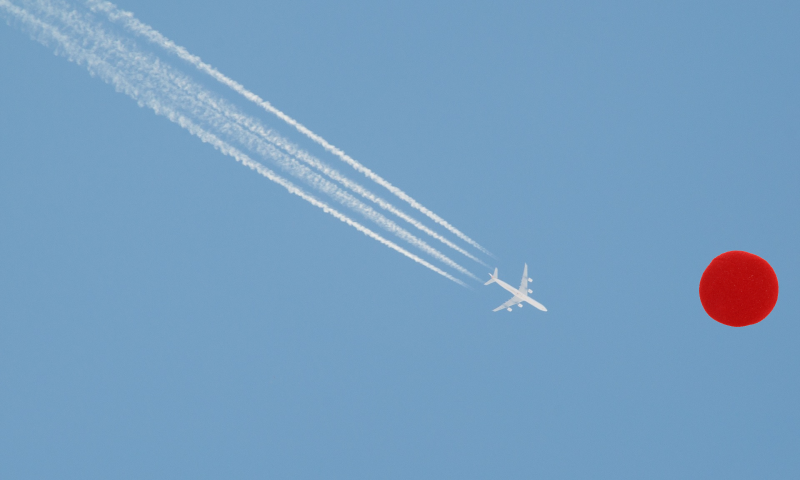
#> input picture EXAMENES/Practica/_Avion/Avion5.png, 800 x 480 px
$ python examenAvion.py   (Python 2 division)   (older library calls are emulated)
#> lines starting #> are read from the running program, lines starting #| are printed output that depends on the picture; after the words box and inside, x2 and y2 are one past the last pixel; in counts of white or black regions, pixels touching at a corner belong together
### pdifunFixed.py
#!/usr/bin/python
# -*- coding: iso-8859-15 -*-

from __future__ import division
import cv2
from matplotlib import pyplot as plt
import numpy as np
import math
from scipy import ndimage

class imgObject:

    indx = -1
    Pcenter = None
    area = None
    detectorRect = None
    moments = None
    contourn = None


    def __init__(self,contour,indx):
        self.contourn = contour
        self.indx = indx

    def obtenerArea(self):

        if (self.area == None):
            self.area = cv2.contourArea(self.contourn)

        return self.area

    # [29 lines left out: functions obtenerMascara, contieneColor, obtenerRectDetector, not called in this run]

    def obtenerCentroObjeto(self):

        if (self.moments  == None):
            self.moments = cv2.moments(self.contourn)
            m = self.moments
            if m['m00'] == 0:
                print "No se pudo obtener el centro de un objeto"
            else:
                self.Pcenter = ( int(m['m10'] /m['m00'] ) , int(m['m01'] /m['m00']) )

        return self.Pcenter

    # [10 lines left out: function dibujate, not called in this run]

def gestionarObjetoMaximaArea(objetos):
    objeto = None
    areas = []
    for o in objetos:
        areas.append(o.obtenerArea())
    i = np.argmax(areas)
    objeto = objetos[i]
    return objeto

def gestionarObjetos(mask):
    "Recibe una mascara binaria y envia una lista de los objetos detectados"
    contours, _ = cv2.findContours(mask, cv2.RETR_EXTERNAL , cv2.CHAIN_APPROX_SIMPLE)
    listObjects = []

    for i in range(len(contours)):

        newObject = imgObject(contours[i],i)
        if newObject.obtenerArea() > 2:
            listObjects.append(newObject)

    return listObjects

# [42 lines left out: functions pasteImg, infoROI, not called in this run]


def segmentador(img,lowerColor,upperColor):
    """
    img: La imagen debe estar formateada en el MODELO en especifico
    lowerColor: Valor mínimo en el MODELO [Min1,Min2,Min3]
    upperColor: Valor máximo en el MODELO [Max1,Max2,Max3]

    """
    try:
        # define range of red color in HSV
        lower_color = np.array(lowerColor )
        upper_color = np.array(upperColor)

        # Threshold the HSV image to get only blue colors
        G = cv2.inRange(img, lower_color, upper_color)

    except e:
        print "Ha ocurrido un error en el segmentador: \n"
        return e

    return G


# [65 lines left out: functions histograma, histograma3C, normalizar, sumaIMG, sampling, optimalDFTImg and 1 more, not called in this run]

def rotar(img,angle):
    return ndimage.rotate(img,angle)

# [8 lines left out: function rotate, not called in this run]


def dist(a, b):
    """distancia Euclidea"""
    return np.linalg.norm(np.array(a) - np.array(b))

# [261 lines left out: functions filterGaussian, filterIdeal, filterButterworth, motionBlur, umbral, quantum and 4 more, not called in this run]

def media_aritmetica(img,m,n):
    kernel = np.ones((m, n), np.float32) / (m * n)
    return cv2.filter2D(img, -1, kernel)

# [189 lines left out: functions media_armonica, media_geometrica, media_contraArmonica, generarImagenPatron, gr_gaussiano, gr_rayleigh and 6 more, not called in this run]

def dist(a,b):
    # distancia euclidea
    return np.linalg.norm(np.array(a)-np.array(b))

# [816 lines left out: functions filtro_gaussiano, circle, filtro_ideal, filtro_butterworth, motion_blur, deteccionPuntos and 31 more, not called in this run]

def equalizarIMG(img):

    if (len(img.shape) >2):
        C1,C2,C3 = cv2.split(img)

        eC1 = cv2.equalizeHist(C1)
        eC2 = cv2.equalizeHist(C2)
        eC3 = cv2.equalizeHist(C3)

        eqIMG = cv2.merge((eC1,eC2,eC3))

        return eqIMG
    else:


        img = cv2.equalizeHist(img)


        return img

# [20 lines left out: functions histograma3C, infoSeg, not called in this run]

### EXAMENES/Practica/_Avion/examenAvion.py
import sys #La libreria de funciones esta 4 carpetas arriba
sys.path.insert(1, sys.path[0]+'../../../../')
import math
import pdifunFixed as pdi
import cv2
from matplotlib import pyplot as plt
import numpy as np
basePath = sys.path[0]


def obtenerCentrosAsteroide(imgHSV):

    asteroideMask = pdi.segmentador(imgHSV,[0,190,150],[0,255,250])
    asteroideMask = cv2.morphologyEx(asteroideMask,cv2.MORPH_CLOSE,cv2.getStructuringElement(cv2.MORPH_RECT,(5,5)))
    asteroide = pdi.gestionarObjetos(asteroideMask)

    centroAsteroide = pdi.gestionarObjetoMaximaArea(asteroide)
    print "Centro del asteroide: ", centroAsteroide.obtenerCentroObjeto()
    return centroAsteroide.obtenerCentroObjeto()

def calcularAngulo(P1,C,P2):
    """
    Obtiene el angulo entre 3 puntos que forman dos vectores que comparten C en comun
    return: Grados entre dos vectores
    """

    a = np.array([P1[0] - C[0], P1[1]- C[1]   ])
    b = np.array([P2[0] - C[0], P2[1]- C[1]   ])

    num =  np.dot(a,b)
    den = np.linalg.norm(a)* np.linalg.norm(b)

    angulo = math.acos(float(num/den)) * 180 / math.pi
    return angulo

if __name__ == "__main__":

    nameFile = "Avion5.png"

    img = cv2.imread(basePath+"/"+nameFile)
#> img is the input picture: shape (480, 800, 3); mean B, G, R 193.3, 158.8, 118.9

    imgGRAY = cv2.cvtColor(img,cv2.COLOR_BGR2GRAY)
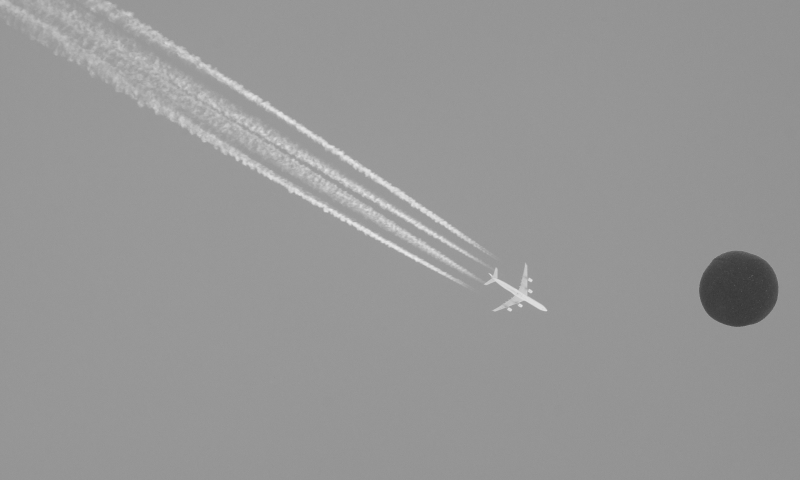
#> imgGRAY: shape (480, 800); min 55, max 236, mean 150.8
    imgHSV = cv2.cvtColor(img,cv2.COLOR_BGR2HSV)
#> imgHSV: shape (480, 800, 3); mean H, S, V 102.4, 102.7, 195.3
    imgRGB = cv2.cvtColor(img,cv2.COLOR_BGR2RGB)


    #Se obtiene el centro del asteroide
    centroAsteroide  = obtenerCentrosAsteroide(imgHSV)
#> in segmentador, `G = cv2.inRange(img, lower_color, upper_color)`:
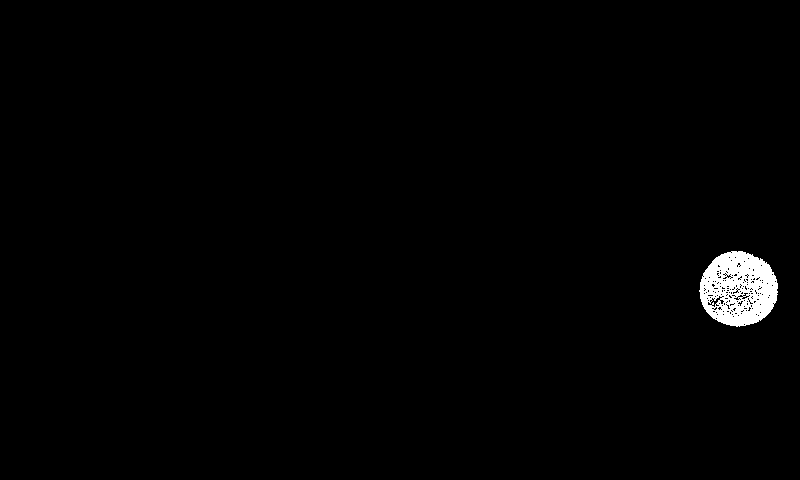
#> G: shape (480, 800); 1.1% white; 1 white region, box (x1, y1, x2, y2) and area: (699, 251, 778, 327) 4168
#> in obtenerCentrosAsteroide, `asteroideMask = cv2.morphologyEx(asteroideMask,cv2.MORPH_CLOSE,cv2.get..`:
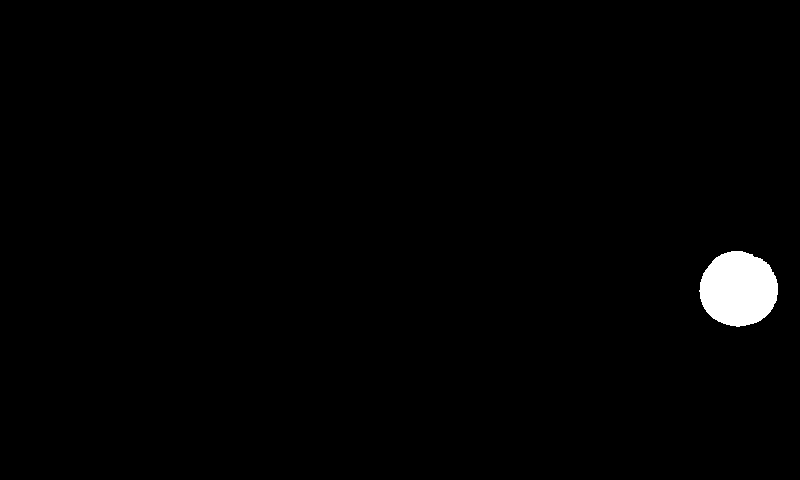
#> asteroideMask: shape (480, 800); 1.2% white; 1 white region
#> in gestionarObjetos, `contours, _ = cv2.findContours(mask, cv2.RETR_EXTERNAL , cv2.CHAIN_APP..`: contours = 1 contour; box (x1, y1, x2, y2) and area: (699, 251, 778, 327) 4526
#> the loop in gestionarObjetos, `for i in range(len(contours)): ` made 1 pass
#> after the loop in gestionarObjetos, `for i in range(len(contours)):`: listObjects = 1 item
#> the loop in gestionarObjetoMaximaArea, `for o in objetos:` made 1 pass
#> after the loop in gestionarObjetoMaximaArea, `for o in objetos:`: areas = [4526.5]
#> in gestionarObjetoMaximaArea, `i = np.argmax(areas)`: i = 0
#> in obtenerCentroObjeto, `self.moments = cv2.moments(self.contourn)`: self.moments = moments, m00 4526.5, centre m10/m00, m01/m00 = (738.1, 288.7)
#> in obtenerCentroObjeto, `m = self.moments`: m has the same summary as self.moments
#> in obtenerCentroObjeto, `self.Pcenter = ( int(m['m10'] /m['m00'] ) , int(m['m01'] /m['m00']) )`: self.Pcenter = (738, 288)
#| Centro del asteroide:  (738, 288)
#> centroAsteroide = (738, 288)
    # --------------------------------------
    # Luego se procede a obtener el angulo de la trayectoria
    imgGRAY = pdi.equalizarIMG(imgGRAY)
#> in equalizarIMG, `img = cv2.equalizeHist(img)`:
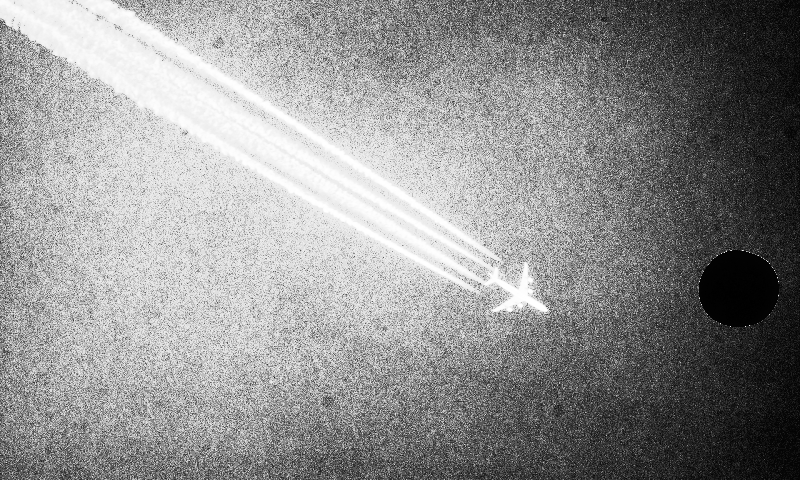
#> img: shape (480, 800); min 0, max 255, mean 144.2

    # _,trayectoMask = cv2.threshold(imgGRAY,175,255,cv2.THRESH_BINARY)
    trayectoMask = pdi.segmentador(imgHSV,[0,0,200],[255,255,255])
#> in segmentador (call 2), `G = cv2.inRange(img, lower_color, upper_color)`:
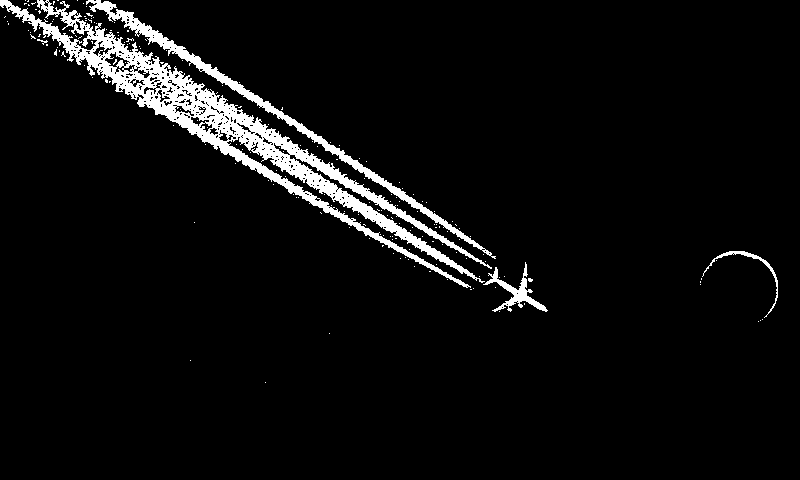
#> G: shape (480, 800); 5.1% white; 181 white regions (176 under 20 px), largest, box (x1, y1, x2, y2) and area: (0, 0, 492, 288) 14680, (86, 0, 496, 259) 3586, (483, 262, 548, 312) 752, (702, 251, 778, 318) 338, (37, 39, 48, 45) 23

    trayectoMask = cv2.morphologyEx(trayectoMask,cv2.MORPH_CLOSE,cv2.getStructuringElement(cv2.MORPH_RECT,(7,7)))
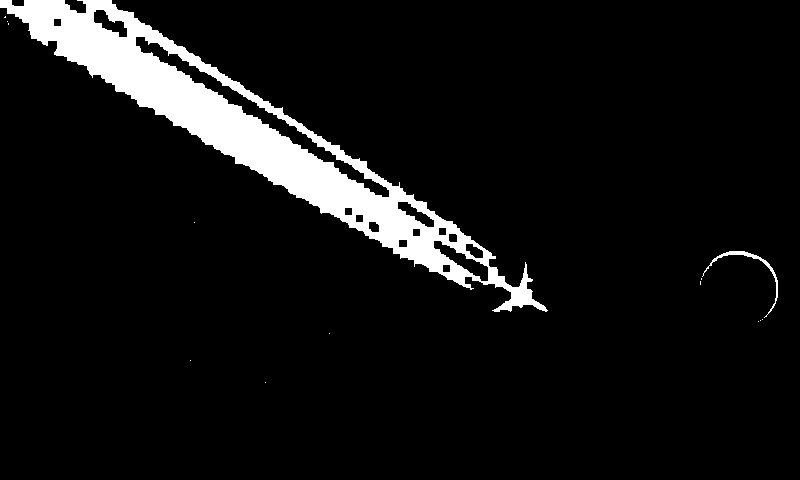
#> trayectoMask: shape (480, 800); 7.3% white; 14 white regions (12 under 20 px), largest, box (x1, y1, x2, y2) and area: (0, 0, 548, 312) 27733, (702, 251, 778, 318) 354
    trayectoMask = cv2.morphologyEx(trayectoMask,cv2.MORPH_ERODE,cv2.getStructuringElement(cv2.MORPH_RECT,(7,7)),iterations=4)
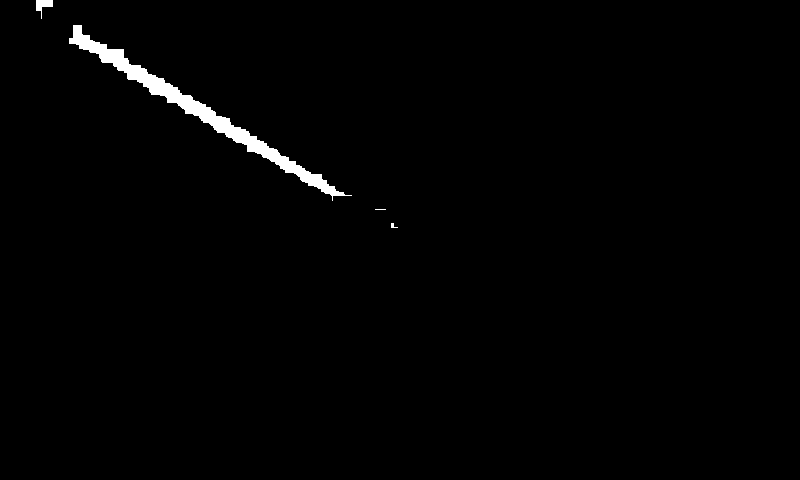
#> trayectoMask: shape (480, 800); 1.1% white; 4 white regions (2 under 20 px), largest, box (x1, y1, x2, y2) and area: (69, 25, 352, 201) 4235, (36, 0, 53, 19) 151
#> (the run stopped early here; a loop or call above may not have finished)

$ run again, with EXAMENES/Practica/_Avion/Avion1.png copied over EXAMENES/Practica/_Avion/Avion5.png
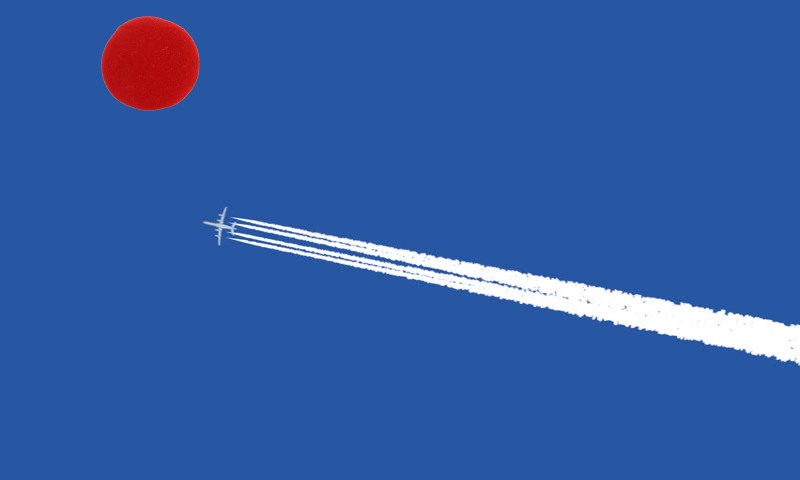
#> input picture EXAMENES/Practica/_Avion/Avion1.png, 800 x 480 px
#> img is the input picture: shape (480, 800, 3); mean B, G, R 163.8, 92.3, 50.2
#> imgHSV: shape (480, 800, 3); mean H, S, V 104.6, 186.8, 166.9
#> in segmentador, `G = cv2.inRange(img, lower_color, upper_color)`:
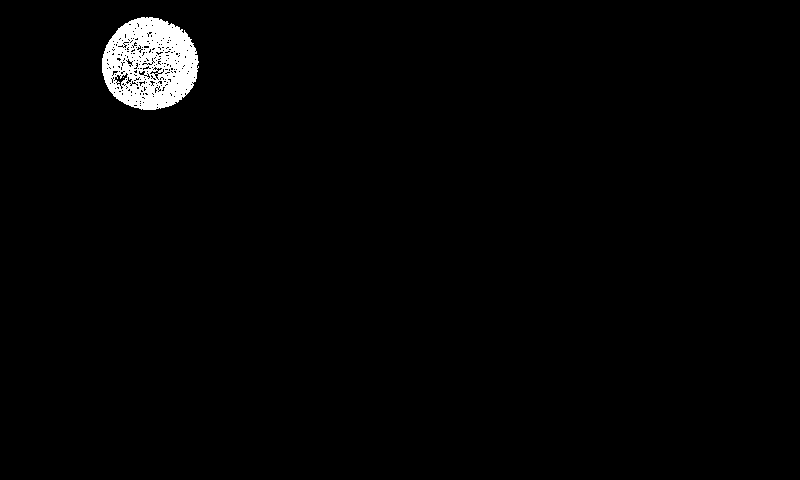
#> G: shape (480, 800); 1.6% white; 2 white regions (1 under 20 px), largest, box (x1, y1, x2, y2) and area: (102, 17, 199, 110) 6232
#> asteroideMask: shape (480, 800); 1.8% white; 1 white region
#> contours = 1 contour; box (x1, y1, x2, y2) and area: (102, 17, 199, 110) 6910
#> the loop in gestionarObjetos, `for i in range(len(contours)): ` made 1 pass
#> after the loop in gestionarObjetos, `for i in range(len(contours)):`: listObjects = 1 item
#> the loop in gestionarObjetoMaximaArea, `for o in objetos:` made 1 pass
#> after the loop in gestionarObjetoMaximaArea, `for o in objetos:`: areas = [6910.5]
#> i = 0
#> self.moments = moments, m00 6910.5, centre m10/m00, m01/m00 = (149.6, 63.56)
#> m has the same summary as self.moments
#> self.Pcenter = (149, 63)
#| Centro del asteroide:  (149, 63)
#> img: shape (480, 800)
#> G: shape (480, 800); 4.2% white; 12 white regions (9 under 20 px), largest, box (x1, y1, x2, y2) and area: (204, 207, 800, 366) 15538, (104, 17, 199, 100) 518, (216, 228, 222, 245) 36
#> `trayectoMask = cv2.morphologyEx(trayectoMask,cv2.MORPH_ERODE,cv2.getSt..`:
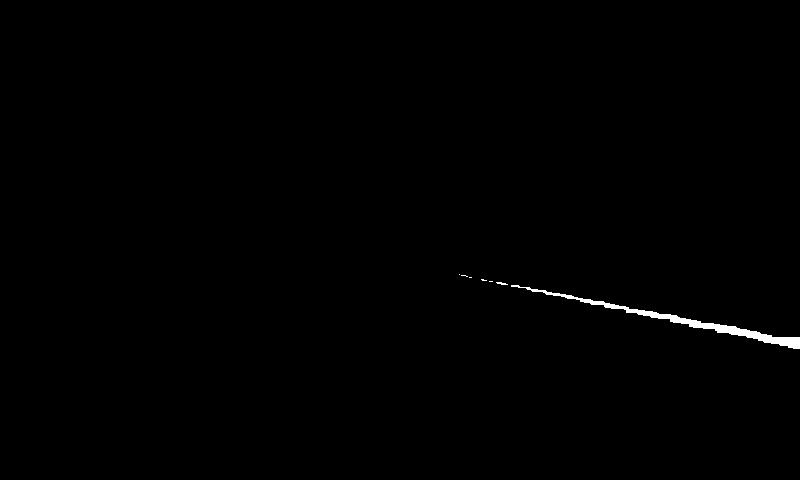
#> trayectoMask: shape (480, 800); 0.43% white; 7 white regions (5 under 20 px), largest, box (x1, y1, x2, y2) and area: (511, 285, 800, 349) 1614, (496, 282, 508, 285) 22

$ run again, with EXAMENES/Practica/_Avion/Avion3.png copied over EXAMENES/Practica/_Avion/Avion5.png
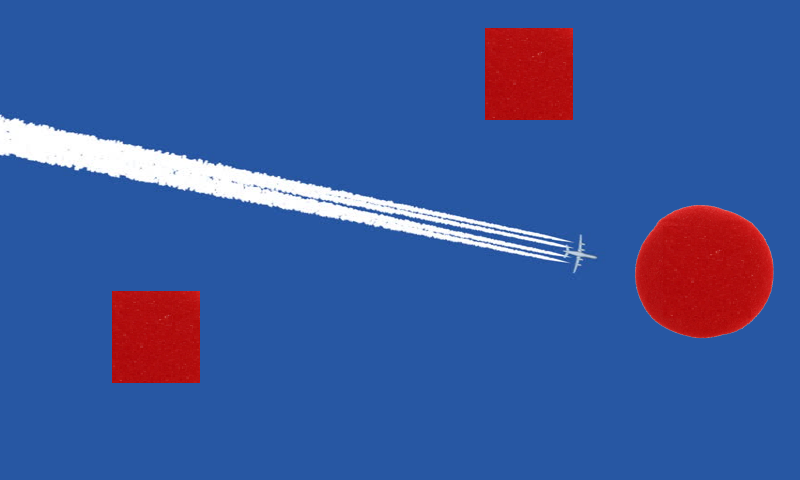
#> input picture EXAMENES/Practica/_Avion/Avion3.png, 800 x 480 px
#> img is the input picture: shape (480, 800, 3); mean B, G, R 154.8, 87.9, 58.8
#> imgHSV: shape (480, 800, 3); mean H, S, V 99.6, 189.2, 167.9
#> in segmentador, `G = cv2.inRange(img, lower_color, upper_color)`:
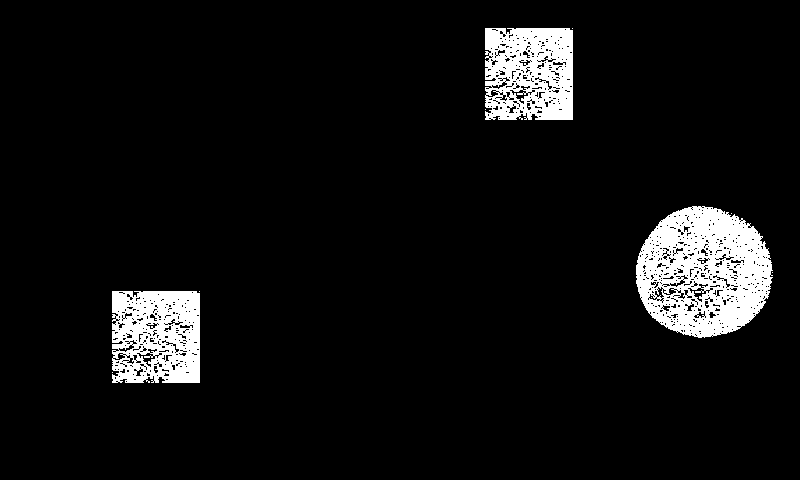
#> G: shape (480, 800); 6.7% white; 10 white regions (7 under 20 px), largest, box (x1, y1, x2, y2) and area: (636, 206, 773, 338) 12207, (485, 28, 573, 120) 6756, (112, 291, 200, 383) 6756
#> asteroideMask: shape (480, 800); 7.9% white; 3 white regions
#> contours = 3 contours; box (x1, y1, x2, y2) and area: (636, 206, 773, 338) 13873, (112, 291, 200, 383) 7917, (485, 28, 573, 120) 7917
#> the loop in gestionarObjetos, `for i in range(len(contours)): ` made 3 passes
#> after the loop in gestionarObjetos, `for i in range(len(contours)):`: listObjects = 3 items
#> the loop in gestionarObjetoMaximaArea, `for o in objetos:` made 3 passes
#> after the loop in gestionarObjetoMaximaArea, `for o in objetos:`: areas = [7917, 13873, 7917]
#> i = 1
#> self.moments = moments, m00 13873, centre m10/m00, m01/m00 = (703.6, 271.9)
#> m has the same summary as self.moments
#> self.Pcenter = (703, 271)
#| Centro del asteroide:  (703, 271)
#> img: shape (480, 800)
#> G: shape (480, 800); 4.4% white; 42 white regions (37 under 20 px), largest, box (x1, y1, x2, y2) and area: (0, 114, 596, 273) 15539, (637, 205, 773, 329) 1100, (578, 235, 584, 252) 36, (569, 28, 573, 35) 20, (196, 291, 200, 298) 20
#> `trayectoMask = cv2.morphologyEx(trayectoMask,cv2.MORPH_ERODE,cv2.getSt..`:
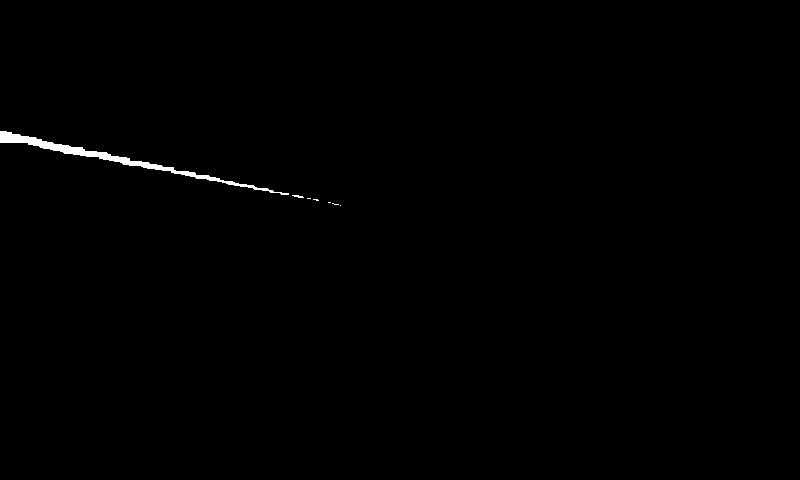
#> trayectoMask: shape (480, 800); 0.43% white; 7 white regions (5 under 20 px), largest, box (x1, y1, x2, y2) and area: (0, 131, 289, 195) 1611, (292, 195, 304, 198) 22
